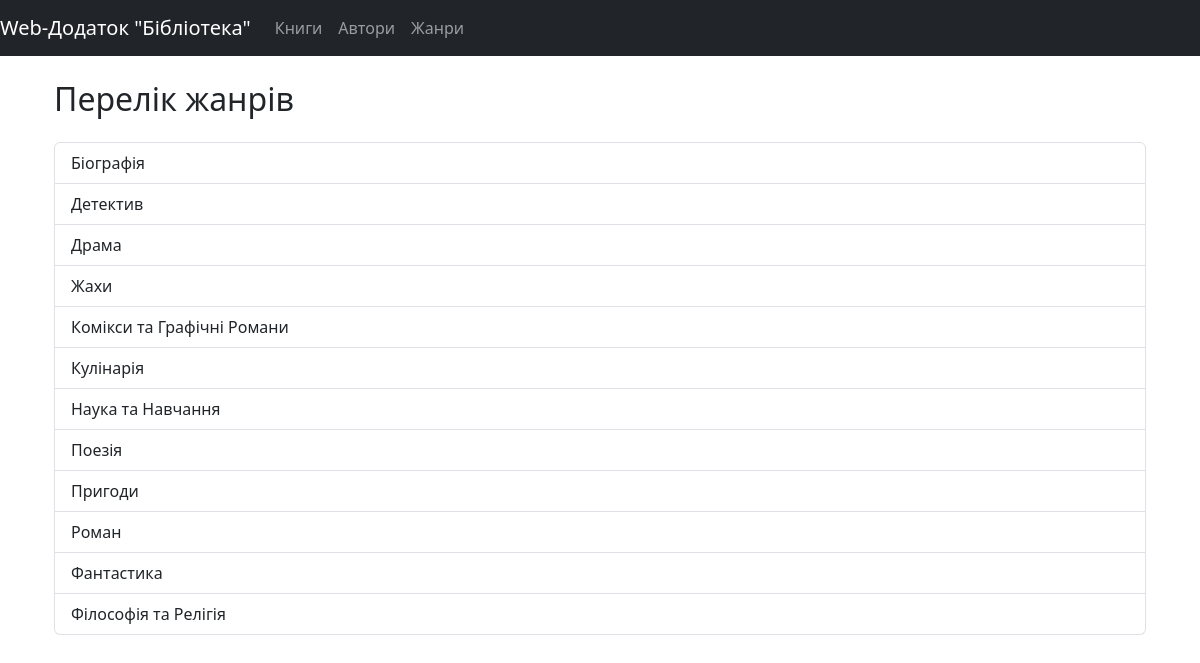
The page /genres/ on the database its author committed.
### library_app/models.py (models this page shows, shortened)
class Genre(models.Model):
    class Meta:
        verbose_name = 'Жанр'
        verbose_name_plural = 'Жанри'
        ordering = ["name"]
    name = models.CharField(max_length=50, verbose_name = 'Заголовок')

### library_app/views.py (the view)
# urls.py: path('genres/', views.genre_list, name='genre_list'),
def genre_list(request):
    genres = Genre.objects.all()
    return render(request, 'library_app/genre_list.html', {'genres': genres})

### library_app/templates/library_app/genre_list.html (shortened to what this page needs)
{% extends 'base.html' %}
{% load static %}
{% block content %}
  <div class="container">
    <h2 class="my-4">Перелік жанрів</h2>
    <ul class="list-group">
      {% for genre in genres %}
        <li class="list-group-item">{{ genre.name }}</li>
      {% endfor %}
    </ul>
  </div>
{% endblock %}

### rows shown on the page
Genre: name "Біографія"
Genre: name "Детектив"
Genre: name "Драма"
Genre: name "Жахи"
Genre: name "Комікси та Графічні Романи"
Genre: name "Кулінарія"
Genre: name "Наука та Навчання"
Genre: name "Поезія"
Genre: name "Пригоди"
Genre: name "Роман"
Genre: name "Фантастика"
Genre: name "Філософія та Релігія"
